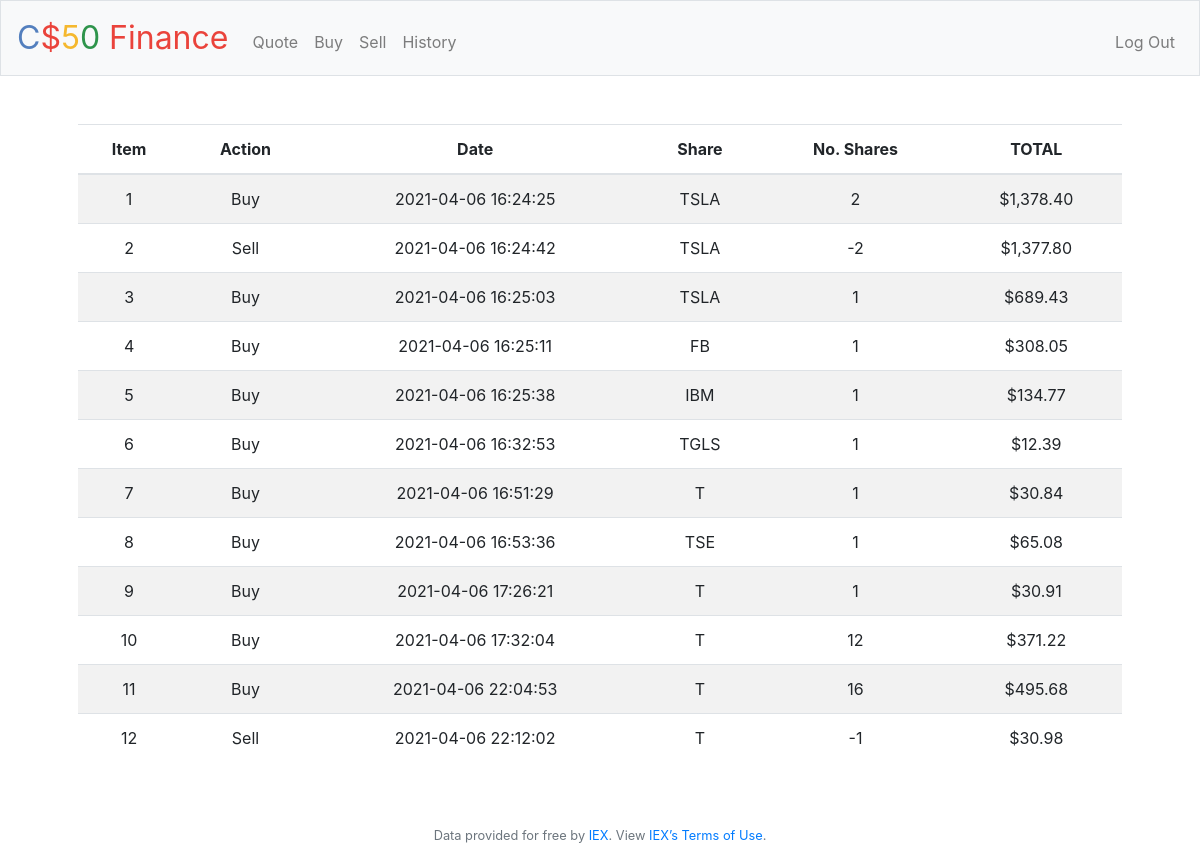
Page /history (signed in) on the earlier database version.
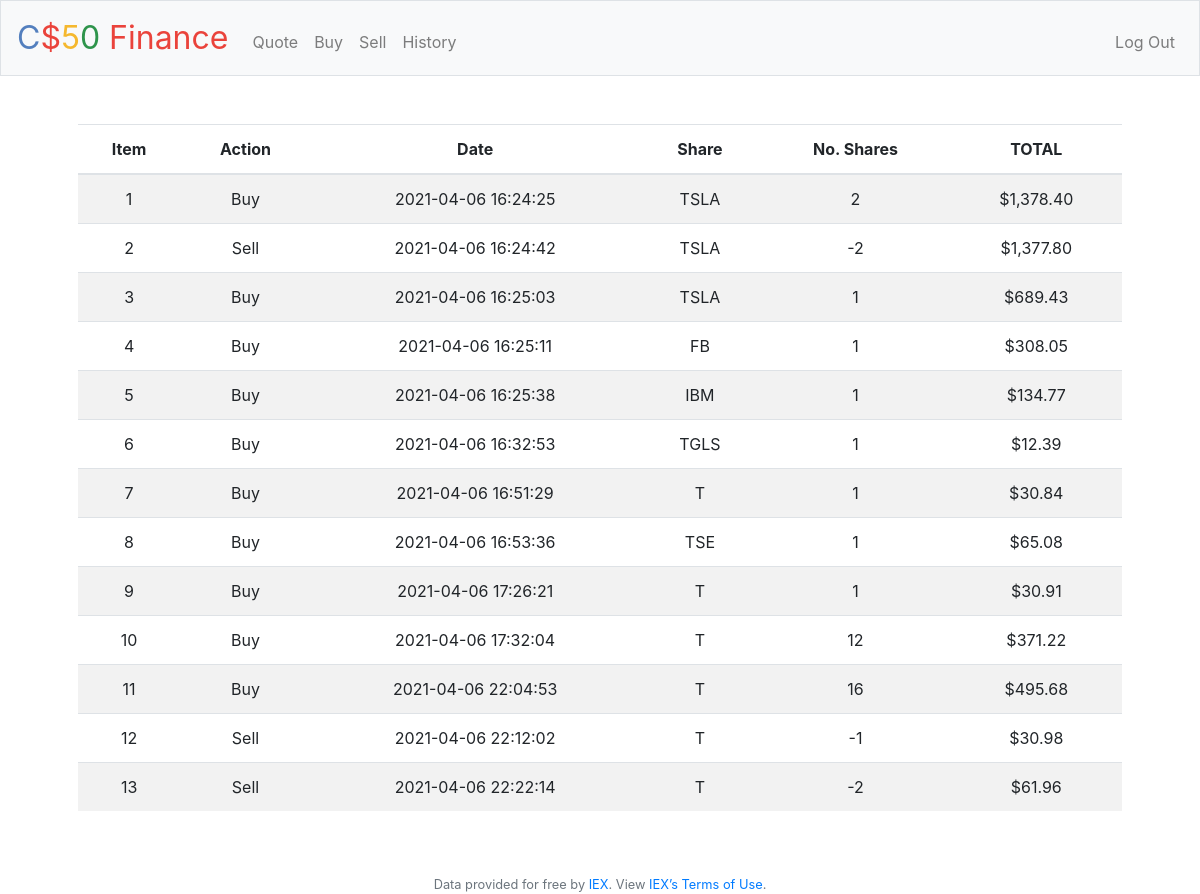
Same page on the later database version.
### tables this page shows
CREATE TABLE transactions (
id INTEGER, 
user_id INTEGER NOT NULL,
action INTEGER NOT NULL,
date DATETIME NOT NULL,
share TEXT NOT NULL,
no_shares INTEGER NOT NULL,
value DECIMAL NOT NULL,
PRIMARY KEY(id),
FOREIGN KEY(user_id) REFERENCES users(id));

### application.py (the view)
@app.route("/history")
@login_required
def history():
    historic = db.execute("SELECT id, action, date, share, no_shares, value FROM transactions WHERE user_id = ?", session["user_id"])
    return render_template("history.html", historic=historic)

### application.py (called while the page is built)
@app.after_request
def after_request(response):
    response.headers["Cache-Control"] = "no-cache, no-store, must-revalidate"
    response.headers["Expires"] = 0
    response.headers["Pragma"] = "no-cache"
    return response

### helpers.py (called while the page is built)
def login_required(f):
    @wraps(f)
    def decorated_function(*args, **kwargs):
        if session.get("user_id") is None:
            return redirect("/login")
        return f(*args, **kwargs)
    return decorated_function

def usd(value):
    return f"${value:,.2f}"

### templates/history.html (shortened to what this page needs)
{% extends "layout.html" %}
{% block main %}
    <div class="form-group">
        <table class="table table-striped">
            <thead>
                <tr>
                    <th scope="col">Item</th>
                    <th scope="col">Action</th>
                    <th scope="col">Date</th>
                    <th scope="col">Share</th>
                    <th scope="col">No. Shares</th>
                    <th scope="col">TOTAL</th>
                </tr>
            </thead>
            <tbody>
                {% for row in historic %}
                    <tr>
                        <td>{{ row.id }}</td>
                        <td>{{ row.action }}</td>
                        <td>{{ row.date }}</td>
                        <td>{{ row.share }}</td>
                        <td>{{ row.no_shares }}</td>
                        <td>{{ row.value | usd }}</td>
                    </tr>
                {% endfor %}
            </tbody>
        </table>
    </div>
{% endblock %}

### templates/layout.html (shortened to what this page needs)
<!DOCTYPE html>
<html lang="en">
    <head>
        <link rel="stylesheet" href="https://cdn.jsdelivr.net/npm/bootstrap@4.5.3/dist/css/bootstrap.min.css">
        <link href="/static/styles.css" rel="stylesheet">
    </head>
    <body>
        <nav class="navbar navbar-expand-md navbar-light bg-light border">
            <a class="navbar-brand" href="/"><span class="blue">C</span><span class="red">$</span><span class="yellow">5</span><span class="green">0</span> <span class="red">Finance</span></a>
            <div class="collapse navbar-collapse" id="navbar">
                {% if session.user_id %}
                    <ul class="navbar-nav mr-auto mt-2">
                        <li class="nav-item"><a class="nav-link" href="/quote">Quote</a></li>
                        <li class="nav-item"><a class="nav-link" href="/buy">Buy</a></li>
                        <li class="nav-item"><a class="nav-link" href="/sell">Sell</a></li>
                        <li class="nav-item"><a class="nav-link" href="/history">History</a></li>
                    </ul>
                    <ul class="navbar-nav ml-auto mt-2">
                        <li class="nav-item"><a class="nav-link" href="/logout">Log Out</a></li>
                    </ul>
                {% else %}
                    <ul class="navbar-nav ml-auto mt-2">
                        <li class="nav-item"><a class="nav-link" href="/register">Register</a></li>
                        <li class="nav-item"><a class="nav-link" href="/login">Log In</a></li>
                    </ul>
                {% endif %}
            </div>
        </nav>
        <main class="container p-5">
            {% block main %}{% endblock %}
        </main>
        <footer class="small text-center text-muted">
            Data provided for free by <a href="https://iextrading.com/developer">IEX</a>. View <a href="https://iextrading.com/api-exhibit-a/">IEX’s Terms of Use</a>.
        </footer>
    </body>
</html>

### static/styles.css (style rules this page uses)
nav .navbar-brand { font-size: xx-large; }
nav .navbar-brand .blue { color: #537fbe; }
nav .navbar-brand .red { color: #ea433b; }
nav .navbar-brand .yellow { color: #f5b82e; }
nav .navbar-brand .green { color: #2e944b; }
main { overflow-x: auto; text-align: center; }

Differences in the rows shown:
added transactions: id "13", action "Sell", date "2021-04-06 22:22:14", share "T", no_shares "-2", value "$61.96"
